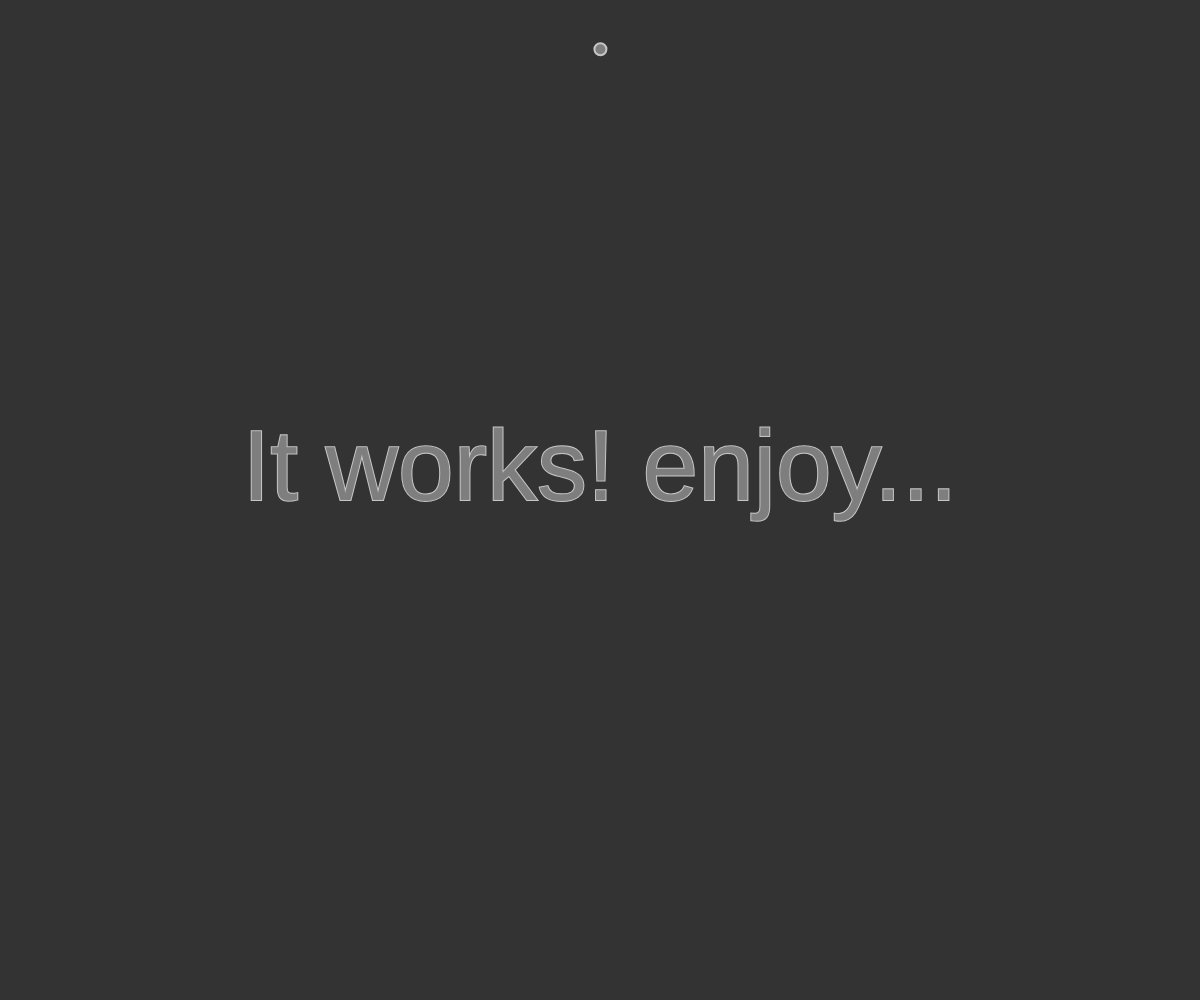
Frame 1 (no input)
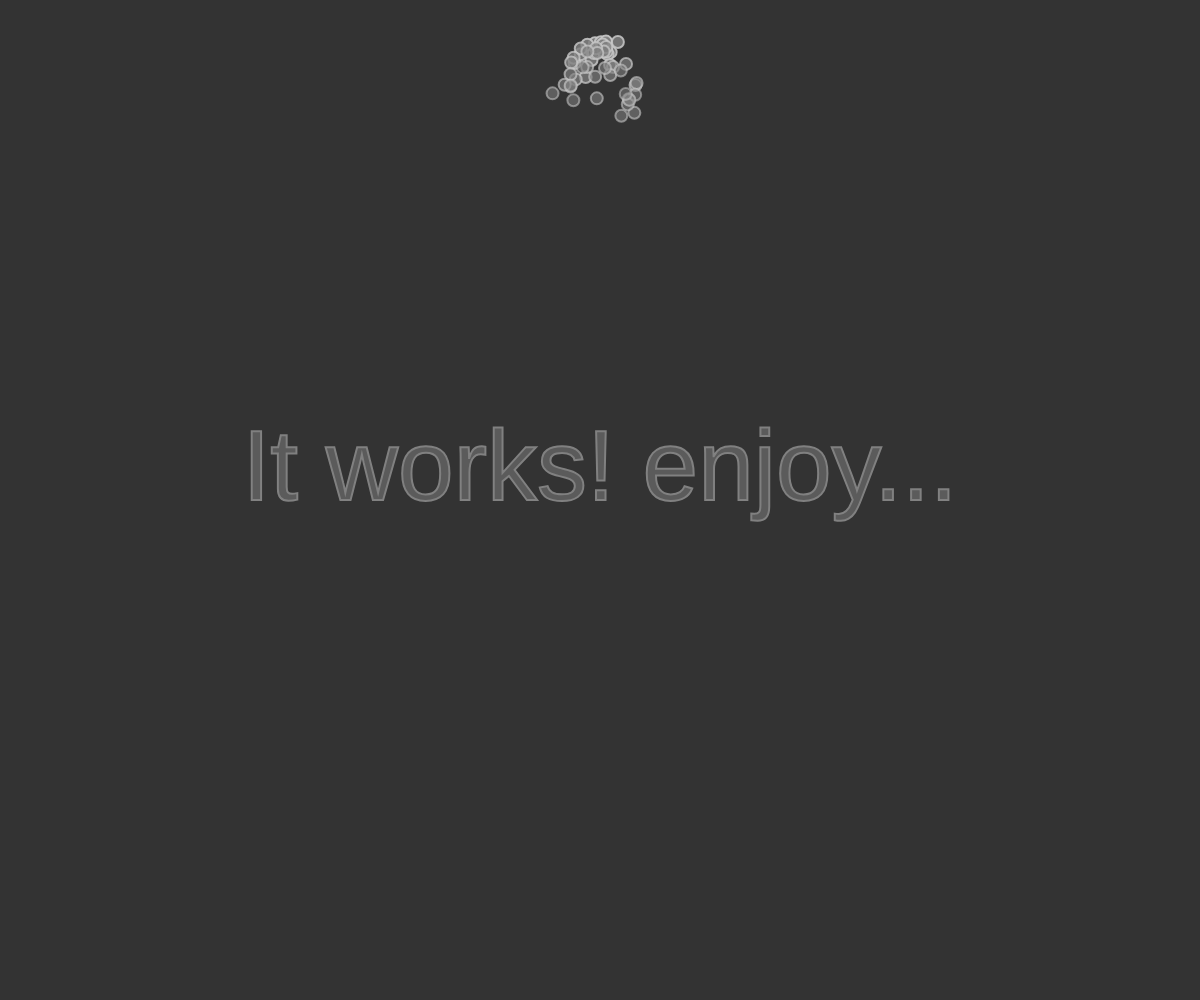
Frame 60 (no input)
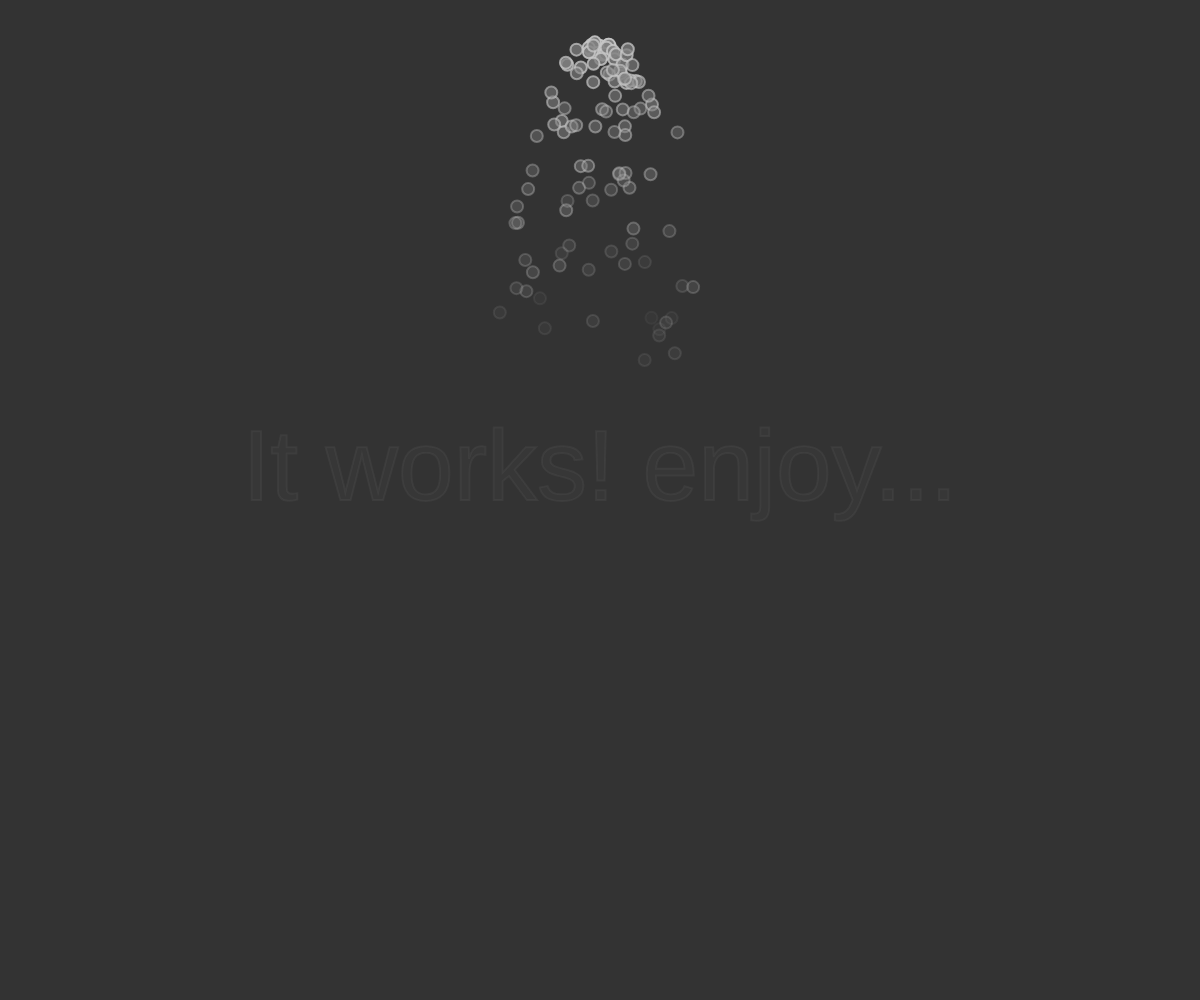
Frame 120 (the mouse pressed at the canvas centre since frame 60)

The p5.js sketch that drew these frames (run headless with seeded random() and noise() and a simulated clock; from frame 60 on, the mouse is pressed at the canvas centre):

// p5.js sketch
// ── sketch.js
var system;

function setup() {
  createCanvas(windowWidth, windowHeight);
  system = new ParticleSystem(createVector(width/2, 50));
}

function draw() {
  background(51);
  system.addParticle();
  system.run();
  textAlign(CENTER);
  textSize(100);
  text("It works! enjoy...", width / 2, height / 2);
}

// A simple Particle class
var Particle = function(position) {
  this.acceleration = createVector(0, 0.05);
  this.velocity = createVector(random(-1, 1), random(-1, 0));
  this.position = position.copy();
  this.lifespan = 255.0;
};

Particle.prototype.run = function() {
  this.update();
  this.display();
};

// Method to update position
Particle.prototype.update = function(){
  this.velocity.add(this.acceleration);
  this.position.add(this.velocity);
  this.lifespan -= 2;
};

// Method to display
Particle.prototype.display = function() {
  stroke(200, this.lifespan);
  strokeWeight(2);
  fill(127, this.lifespan);
  ellipse(this.position.x, this.position.y, 12, 12);
};

// Is the particle still useful?
Particle.prototype.isDead = function(){
  if (this.lifespan < 0) {
    return true;
  } else {
    return false;
  }
};

var ParticleSystem = function(position) {
  this.origin = position.copy();
  this.particles = [];
};

ParticleSystem.prototype.addParticle = function() {
  this.particles.push(new Particle(this.origin));
};

ParticleSystem.prototype.run = function() {
  for (var i = this.particles.length-1; i >= 0; i--) {
    var p = this.particles[i];
    p.run();
    if (p.isDead()) {
      this.particles.splice(i, 1);
    }
  }
};

// ── main.html
<!DOCTYPE html>
<html lang="en">
<head>
    <meta charset="UTF-8">
    <meta name="viewport" content="width=device-width, initial-scale=1.0">
    <meta http-equiv="X-UA-Compatible" content="ie=edge">
    <link rel="stylesheet" id="main-style" href="{USER_STYLE}">
    <title>{PACKAGE_NAME}</title>
</head>
<body>
    
    <!-- don't delete this div, it used for updating libraries -->
    <div id="p5-lib">
    </div>

    <!-- edit this file and do wathever you want -->
    <script id="main-script" src="{USER_SCRIPT}"></script>
</body>
</html>
